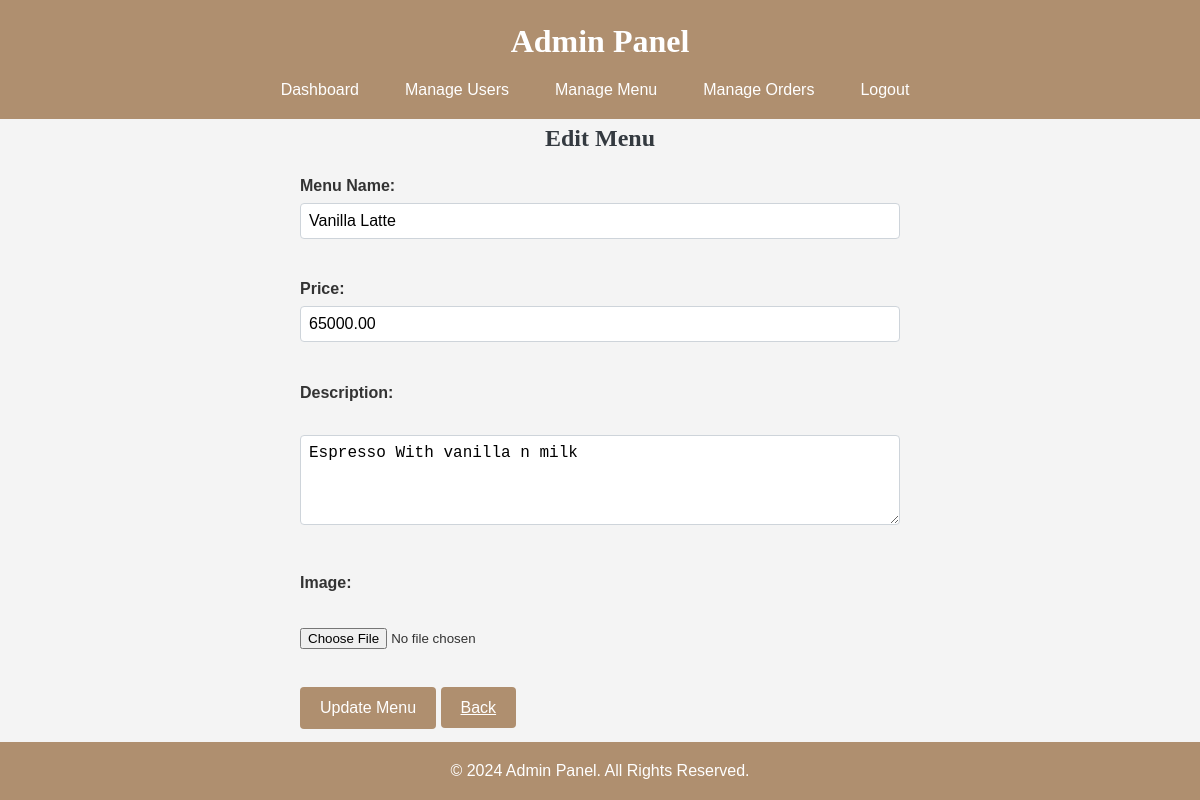
The app's page /edit_menu.php?id=15 (signed in) with its own data.
### tables this page shows
CREATE TABLE `menu` (
  `id` int(11) NOT NULL,
  `nama_menu` varchar(100) NOT NULL,
  `harga` decimal(10,2) NOT NULL,
  `deskripsi` text DEFAULT NULL,
  `gambar` varchar(255) DEFAULT NULL
);

### edit_menu.php (the view, shortened to what this page needs)
<?php
include 'db/config.php';
$id = $_GET['id'];
$sql = "SELECT * FROM menu WHERE id = $id";
$result = mysqli_query($conn, $sql);
$row = mysqli_fetch_assoc($result);
?>
<!DOCTYPE html>
<html lang="en">
<head>
    <link rel="stylesheet" type="text/css" href="style.css">
</head>
<body>
    <?php include('header.php'); ?>
    <div class="container">
        <h2>Edit Menu</h2>
        <form action="<?php echo htmlspecialchars($_SERVER["PHP_SELF"]) . '?id=' . $id; ?>" method="POST" enctype="multipart/form-data">
            <label for="menu_name">Menu Name:</label>
            <input type="text" id="menu_name" name="menu_name" value="<?php echo htmlspecialchars($row['nama_menu']); ?>" required><br><br>
            <label for="menu_price">Price:</label>
            <input type="text" id="menu_price" name="menu_price" value="<?php echo htmlspecialchars($row['harga']); ?>" required><br><br>
            <label for="menu_description">Description:</label><br>
            <textarea id="menu_description" name="menu_description" rows="4" required><?php echo htmlspecialchars($row['deskripsi']); ?></textarea><br><br>
            <label for="menu_image">Image:</label><br>
            <input type="file" id="menu_image" name="menu_image"><br><br>
            <input type="submit" value="Update Menu">
            <a href="manage_menu.php" class="back-btn">Back</a>
        </form>
    </div>
    <footer>
        &copy; 2024 Admin Panel. All Rights Reserved.
    </footer>
</body>
</html>

### style.css (style rules this page uses)
body { font-family: Arial, sans-serif; background-color: #f4f4f4; margin: 0; padding: 0; }
header, footer { background-color: #333; color: #fff; text-align: center; padding: 1em 0; }
.container { width: 80%; margin: auto; overflow: hidden; }

### edit_menu.php (style rules this page uses)
* { margin: 0; padding: 0; box-sizing: border-box; }
body { font-family: 'Segoe UI', Tahoma, Geneva, Verdana, sans-serif; background-color: #f8f9fa; color: #333; display: flex; flex-direction: column; min-height: 100vh; }
.container { width: 100%; margin: 0 auto; }
h2 { margin-bottom: 1rem; color: #343a40; font-size: 1.5rem; text-align: center; font-family: 'Merriweather', serif; }
form { max-width: 600px; margin: 0 auto; }
label { display: block; margin-bottom: 0.25rem; font-weight: bold; }
input[type="text"], textarea { width: 100%; padding: 0.5rem; margin-bottom: 0.75rem; border: 1px solid #ced4da; border-radius: 4px; font-size: 1rem; }
input[type="file"] { margin-bottom: 0.75rem; }
input[type="submit"], .back-btn { background-color: #AF8F6F; color: white; padding: 0.75rem 1.25rem; border: none; border-radius: 4px; font-size: 1rem; cursor: pointer; transition: background-color 0.3s; }
footer { background-color: #AF8F6F; color: white; text-align: center; padding: 1rem; width: 100%; position: relative; margin-top: auto; }

### header.php (style rules this page uses)
* { margin: 0; padding: 0; box-sizing: border-box; }
body { font-family: Arial, sans-serif; line-height: 1.6; background-color: #f4f4f4; display: flex; flex-direction: column; min-height: 100vh; margin: 0; }
.container { width: 100%; margin: 0; padding: 0; }
footer { text-align: center; padding: 1rem; background-color: #AF8F6F; color: #fff; width: 100%; }

### records on screen
menu: menu_name "Vanilla Latte", menu_price "65000.00", menu_description "Espresso With vanilla n milk"
